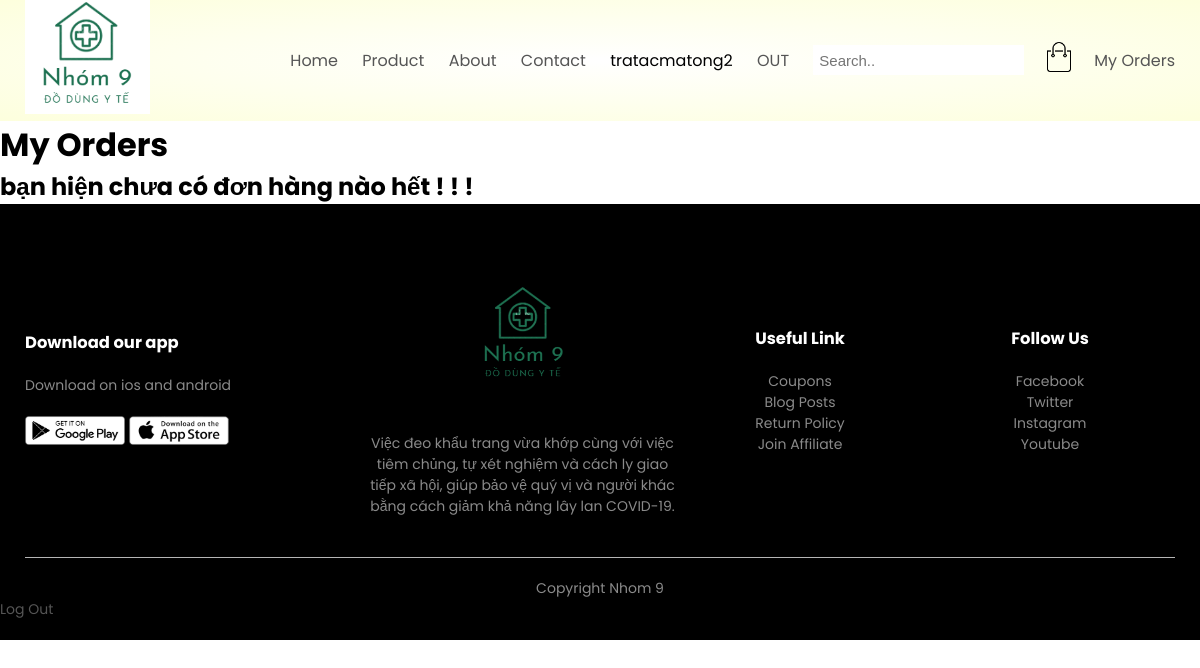
Page /my-orders (signed in) on the earlier database version.
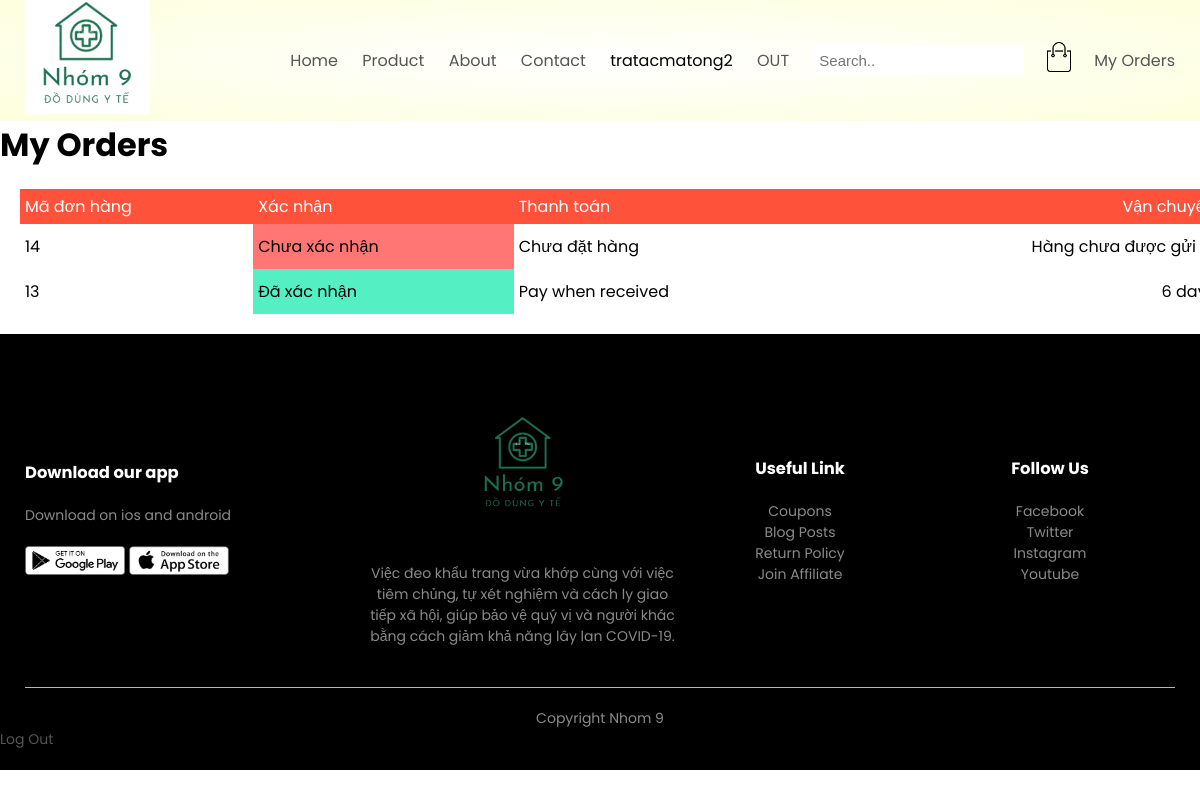
Same page on the later database version.
### base/models.py (models this page shows)
class Order(models.Model):
    PAYMENT_METHOD_CHOICES = [
        ('onl', 'Online'),
        ('off','Pay when received'),
    ]
    user = models.ForeignKey(User,on_delete=models.SET_NULL,null=True)
    paymentMethod = models.CharField(max_length=200,null = True,blank=True)
    shippingPrice = models.DecimalField(max_digits=7,decimal_places=2,null=True,blank=True,default=30000)
    totalPrice = models.DecimalField(max_digits=20,decimal_places=2,null=True,blank=True)
    isPaid = models.BooleanField(default=False)
    paidAt = models.DateTimeField(auto_now_add=False,null=True,blank=True)
    isDelivered = models.BooleanField(default=False)
    deliveredAt = models.DateTimeField(auto_now_add=False,null=True,blank=True)
    isConfirmed = models.BooleanField(default=False)
    confirmedAt = models.DateTimeField(auto_now=True,null=True,blank=True)
    createAt = models.DateTimeField(auto_now_add=True)
    id = models.AutoField(primary_key=True,editable=False)
    def __str__(self) -> str:
        return str(self.id)

### base/views.py (the view)
# urls.py: path('my-orders',views.myOrdersPage,name='my-orders'),
@login_required(login_url='/login')
def myOrdersPage(request):
    user = request.user
    orders = user.order_set.all().order_by('-createAt')
    context = {
        'orders': orders
    }
    return render(
        request,
        'base/my-orders.html',
        context
    )

### base/templates/base/my-orders.html
{% extends 'main.html' %}
{% load static %}
{% block content %}
  <h1>My Orders</h1>
  {% if orders.count == 0 %}
  <h2>bạn hiện chưa có đơn hàng nào hết ! ! !</h2>
  {% else %}
  <table class="table-order">
      <tr>
        <th>Mã đơn hàng</th>
        <th>Xác nhận</th>
        <th>Thanh toán</th>
        <th>Vận chuyển</th>
      </tr>
      {% for order in orders %}
        <tr>
          <td>{{order}}</td>
          <td id='order-{{order.id}}'
            style={% if order.isConfirmed %}
              'background: #55efc4'
            {% else %}
              'background: #ff7675'
            {% endif %}
          >
            {% if order.isConfirmed %}
              Đã xác nhận
            {% else %}
              Chưa xác nhận
            {% endif %}
          </td>
          <td>
            {% if order.paymentMethod == None %}
              Chưa đặt hàng
            {% else %}
            {{order.paymentMethod}}</td>
            {% endif %}
          <td>
            {% if order.isDelivered %}
              {{order.deliveredAt|timesince}}</td>
            {% else %}
              Hàng chưa được gửi đi
            {% endif %}
        </tr>
      {% endfor %}
  </table>
  {% endif %}
{% endblock content %}

Differences in the rows shown:
added Order: id "14", isConfirmed "Chưa xác nhận", shows "Chưa đặt hàng", isDelivered "Hàng chưa được gửi…"
added Order: id "13", isConfirmed "Đã xác nhận", paymentMethod "Pay when received", deliveredAt "6…"
Other differences:
text no longer shown: "bạn hiện chưa có đơn hàng nào hết ! ! !"
text now shown: "Mã đơn hàng Xác nhận Thanh toán Vận…"
